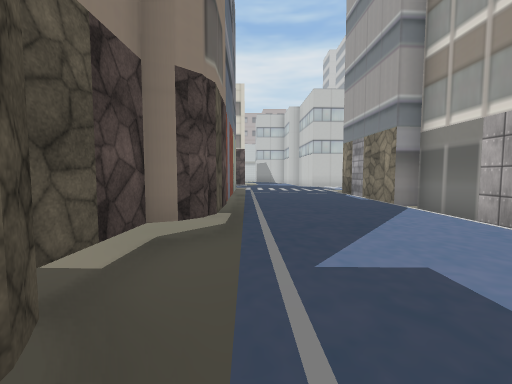
view 1 (above)

24 first-person views from a walk through a 3-D level made in the Unity game engine. The camera is 1.2 m above the floor, tilts 4° down and sees 90° across. The floor is counted in squares, 2 m on a side. Each view is taken from the middle of a square. On the plan, view 1 faces up. The plan holds only what a view shows up to about 9 squares ahead; the rest is blank. The place goes on beyond the plan. The player is left out. Some surface patterns are stand-ins.

view 2
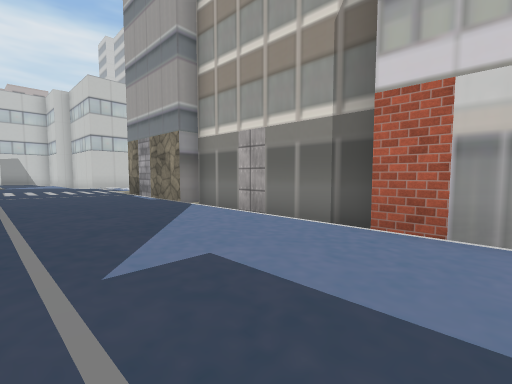

view 3
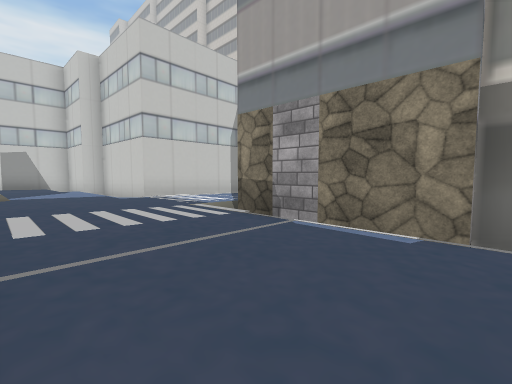

view 4
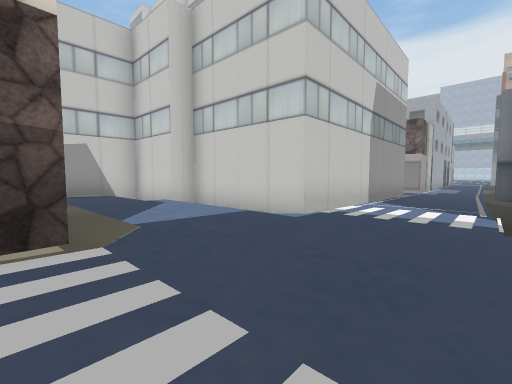

view 5
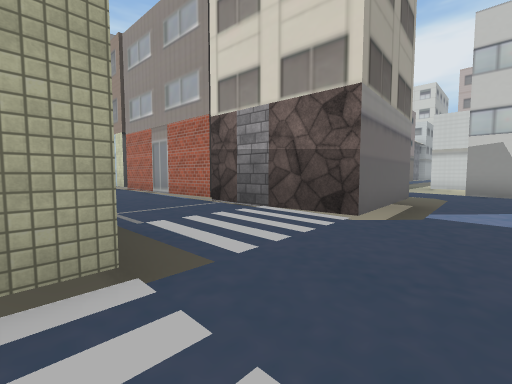

view 6
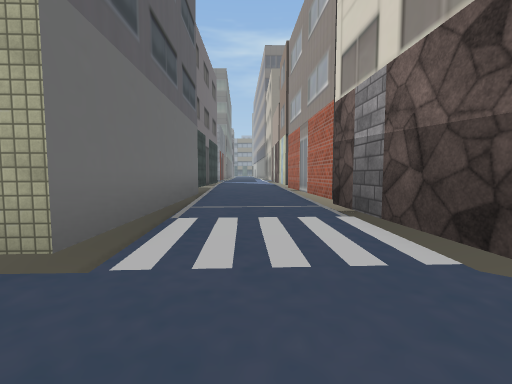

view 7
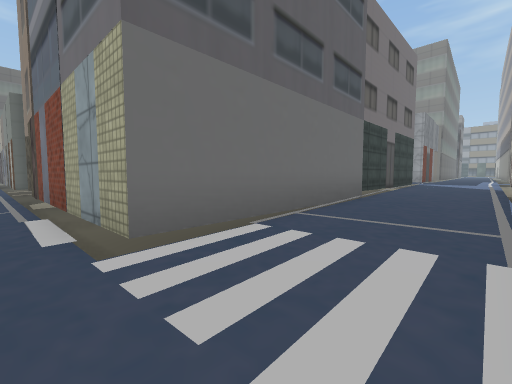

view 8
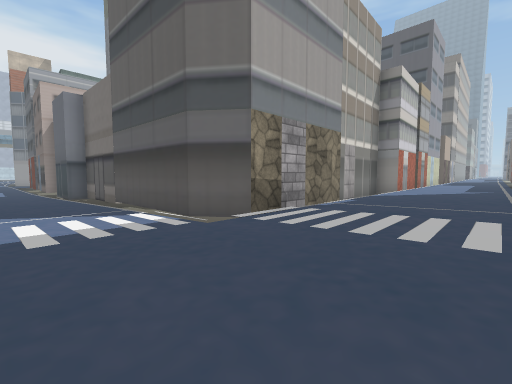

view 9
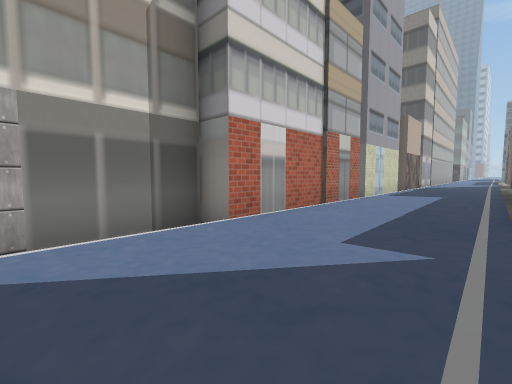

view 10
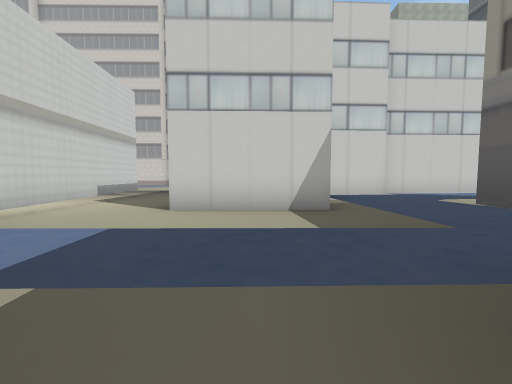

view 11
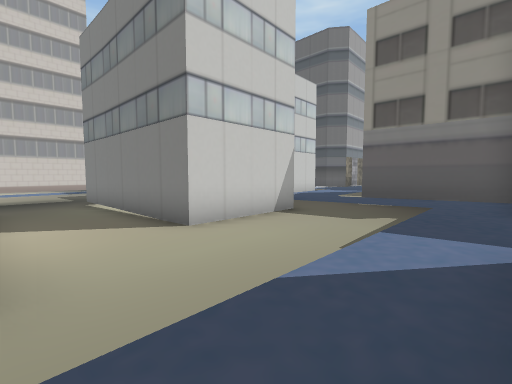

view 12
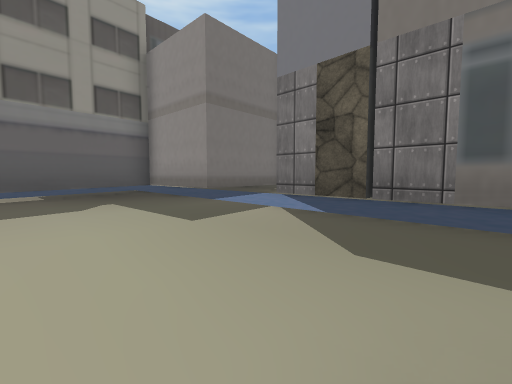

view 13
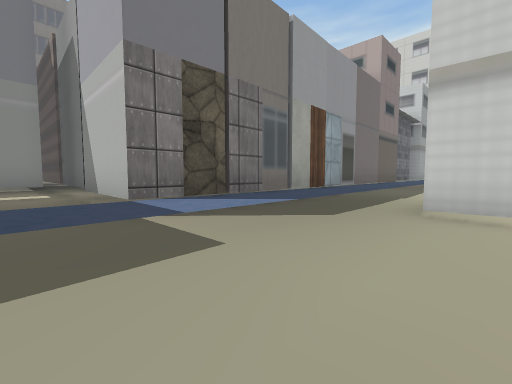

view 14
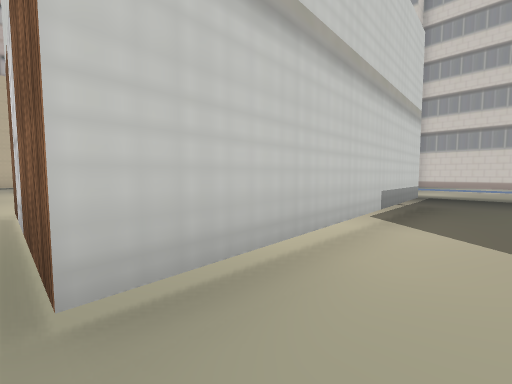

view 15
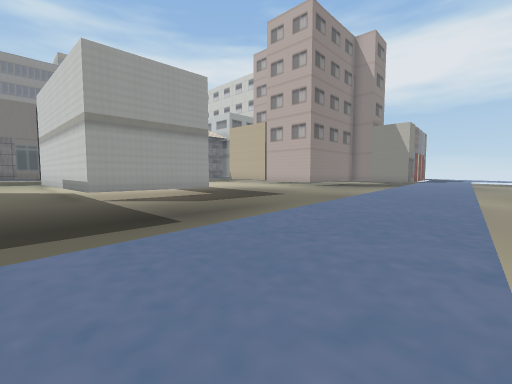

view 16
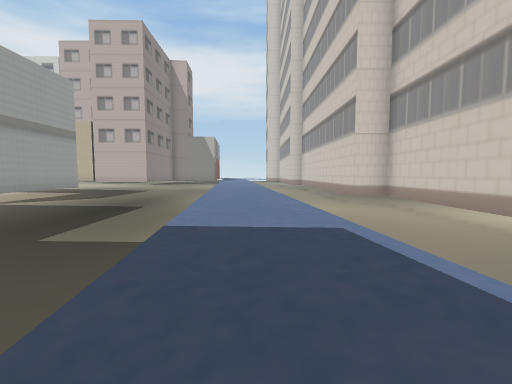

view 17
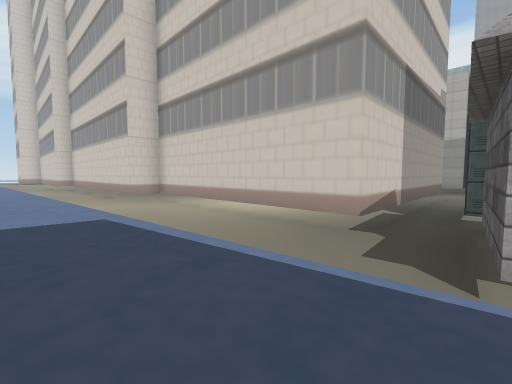

view 18
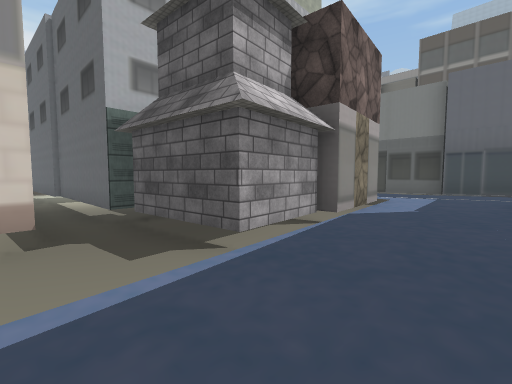

view 19
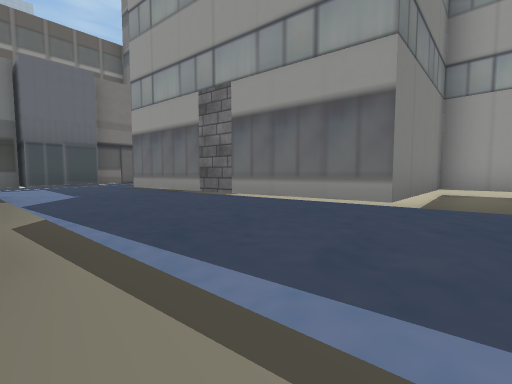

view 20
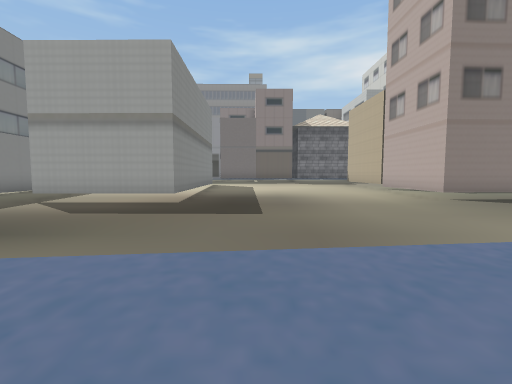

view 21
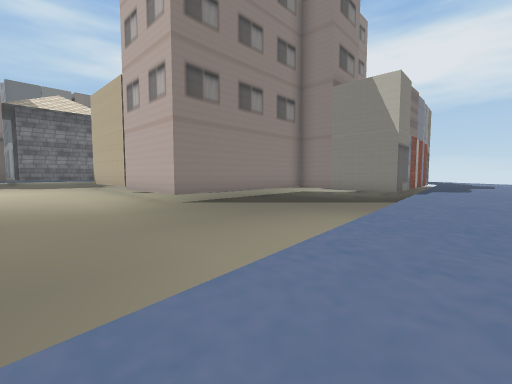

view 22
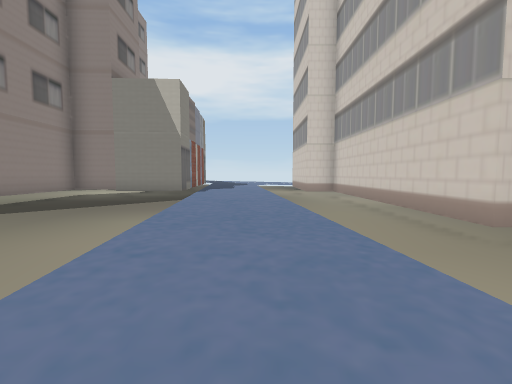

view 23
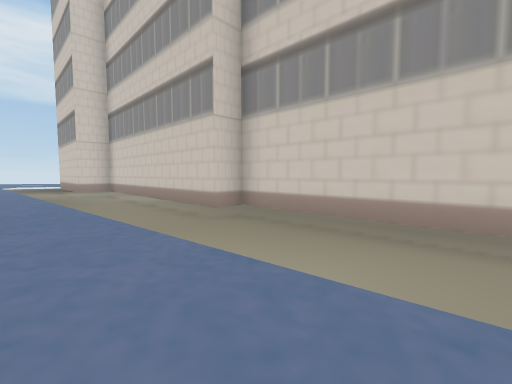

view 24
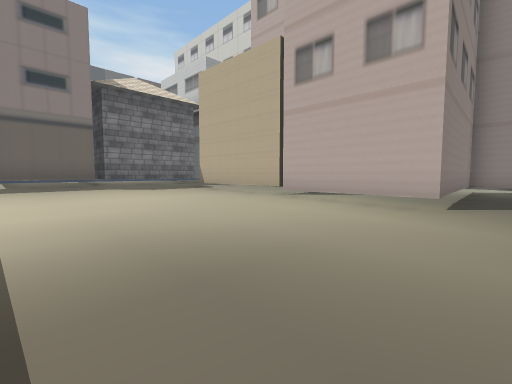

### Floor plan
Key: @ floor where view 1 was taken; # wall or solid block; . main floor; : floor 0.25 m higher than the main floor; - floor 0.25 m lower than the main floor; + floor 0.5 m higher than the main floor; _ floor 0.5 m lower than the main floor; * floor 0.75 m higher than the main floor; / step, stairs or slope.
Columns run from 10 left of view 1 to 16 right of it. Each row starts with its distance up from view 1.
 42               ####/..__#
 41               #---/..__#
 40               #---/..__#
 39               #----../_#
 38               #----../_#
 37               #----../_##
 36         #######----../__#
 35       */:......----/./__#
 34      #*/:......----/./__#
 33      #*/:......----/..__#
 32      #*/:......----/..__#
 31      #*/:......----/.._
 30      #*/:   ...----/.._
 29      #//:   ###-----..__#
 28      #//#     #-----../_##
 27      #//#     #-----../__#
 26      #//#######-----../__#
 25      #//:......-----/./__#
 24      #//:......-----/./__#
 23      #//:.....###---/..__#
 22   ####//:.##### #  -/..__#
 21   #::://:.###   #---/..__##
 20   ####//:.###   ####/..____
 19      #/+++++#      ##.._###
 18      #/+++++.#      #../#
 17      #####/+/#      #../#
 16          #/+/#      #../#
 15          #/+/#      #/./#
 14  #########/++########////
 13  #///////*+++++::::......
 12 ***//////*+++++::::...///
 11 ***///////+++///-----####
 10 ##########+++/#########
  9          #+++/#
  8          #+++/#
  7          #+++/#
  6          #+++/#
  5          #/++/#
  4         ##/++/#
  3         #./++/#
  2         #./++/#
  1         ##/++/#
  0           @++/#
 -1           /++/#
 -2           /++/#
 -3           /++/#
 -4           /++/#
 -5           /++/#
 -6           /++:

Positions as (right, up) in squares from view 1, and headings:
1: (0, 0), facing up
2: (0, 0), facing up-right
3: (0, 6), facing up-right
4: (-1, 11), facing up-right
5: (1, 10), facing up-left
6: (1, 12), facing left
7: (0, 13), facing down-left
8: (0, 13), facing down-right
9: (0, 4), facing down-right
10: (-5, 21), facing right
11: (-4, 25), facing down-right
12: (-1, 25), facing down-left
13: (-1, 21), facing up-left
14: (-2, 24), facing up-right
15: (12, 24), facing up-left
16: (11, 20), facing up
17: (11, 19), facing up-right
18: (11, 21), facing down-right
19: (13, 21), facing down-left
20: (11, 31), facing left
21: (10, 33), facing up-left
22: (10, 33), facing up
23: (10, 32), facing up-right
24: (5, 31), facing up-left
